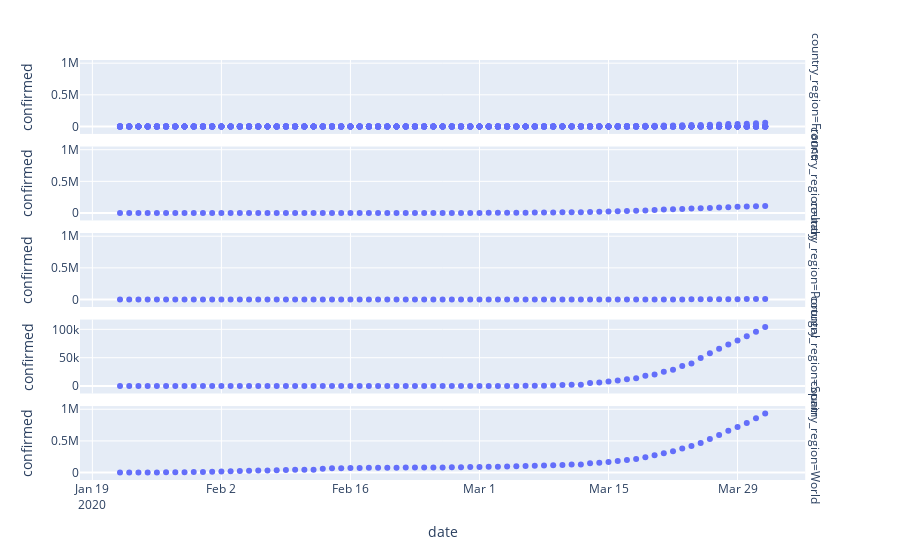

Source (notebook cell):
### Code cell
fig = px.scatter(
    data_frame=df[df.country_region.isin(["World", "Portugal", "Italy", "Spain", "France"])],
    x="date",
    y="confirmed",
    facet_row="country_region",
)
fig.layout.yaxis2.update(matches=None)
fig
